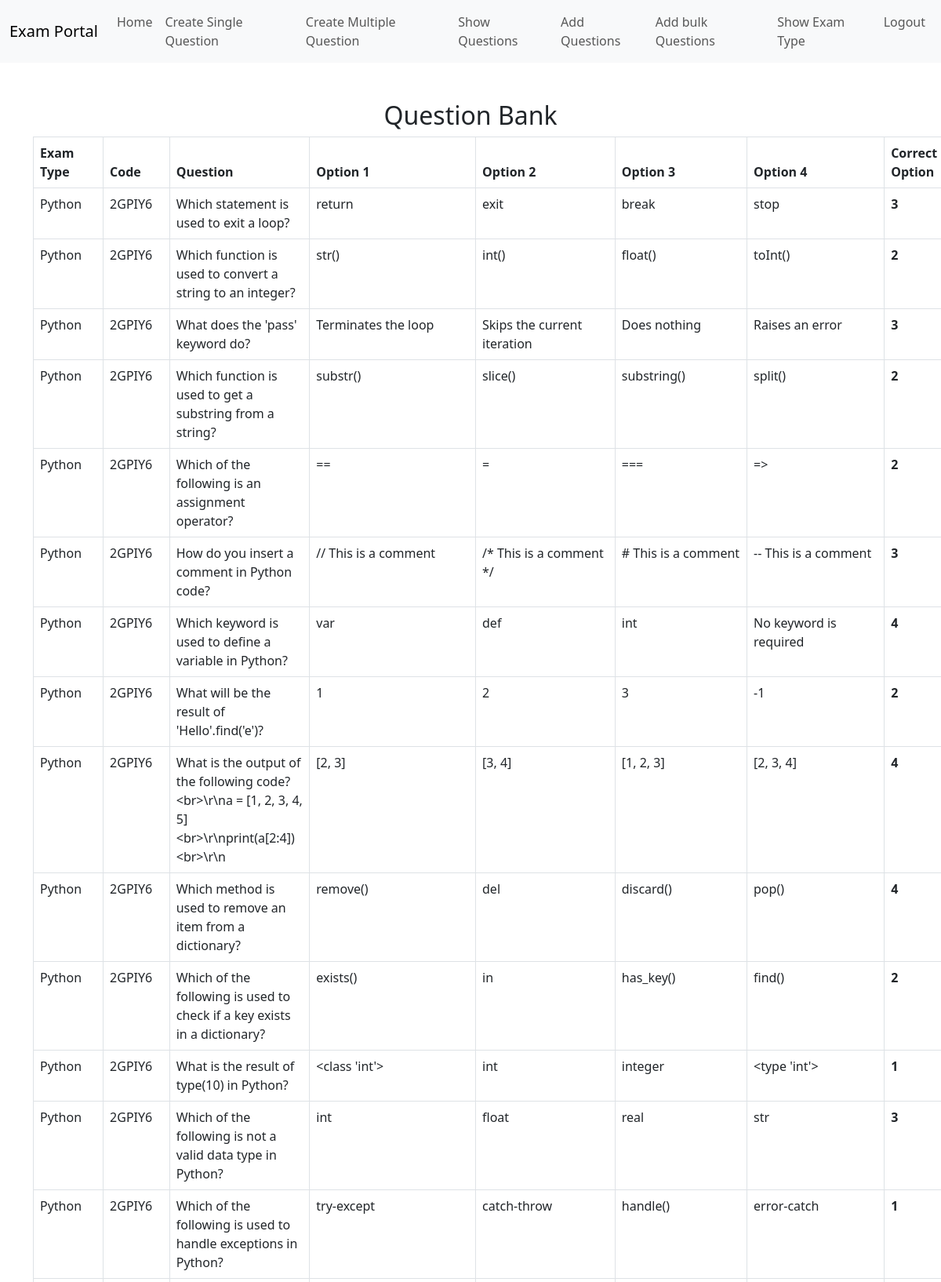
Page /view_question_bank.php (upper part) on the committed database.
### tables this page shows
CREATE TABLE `question_bank` (
  `id` int(11) NOT NULL,
  `question_id` int(9) NOT NULL,
  `exam_type` varchar(50) DEFAULT NULL,
  `code` varchar(6) DEFAULT NULL,
  `question` text DEFAULT NULL,
  `option1` text DEFAULT NULL,
  `option2` text DEFAULT NULL,
  `option3` text DEFAULT NULL,
  `option4` text DEFAULT NULL,
  `correct_option` int(11) DEFAULT NULL
);

### view_question_bank.php (the view, shortened to what this page needs)
<?php
include 'conn.php';
$query = "SELECT * FROM question_bank ORDER BY id DESC";
$result = $conn->query($query);
?>
<!DOCTYPE html>
<html lang="en">
<head>
    <link rel="stylesheet" href="https://cdn.jsdelivr.net/npm/bootstrap@5.3.0/dist/css/bootstrap.min.css">
</head>
<body>
<?php include 'header2.php';?>
    <div class="container mt-5">
        <h2 class="text-center">Question Bank</h2>
        <table class="table table-bordered">
            <thead>
                <tr>
                    <th>Exam Type</th>
                    <th>Code</th>
                    <th>Question</th>
                    <th>Option 1</th>
                    <th>Option 2</th>
                    <th>Option 3</th>
                    <th>Option 4</th>
                    <th>Correct Option</th>
                </tr>
            </thead>
            <tbody>
                <?php while ($row = $result->fetch_assoc()): ?>
                    <tr>
                        <td><?= htmlspecialchars($row['exam_type']); ?></td>
                        <td><?= htmlspecialchars($row['code']); ?></td>
                        <td><?= htmlspecialchars($row['question']); ?></td>
                        <td><?= htmlspecialchars($row['option1']); ?></td>
                        <td><?= htmlspecialchars($row['option2']); ?></td>
                        <td><?= htmlspecialchars($row['option3']); ?></td>
                        <td><?= htmlspecialchars($row['option4']); ?></td>
                        <td><strong><?= $row['correct_option']; ?></strong></td>
                    </tr>
                <?php endwhile; ?>
            </tbody>
        </table>
    </div>
</body>
</html>

### rows in the picture
question_bank: exam_type "Python", code "2GPIY6", question "Which statement is used to exit a loop?", option1 "return", option2 "exit", option3 "break", option4 "stop", correct_option "3"
question_bank: exam_type "Python", code "2GPIY6", question "Which function is used to convert a string to an integer?", option1 "str()", option2 "int()", option3 "float()", option4 "toInt()", correct_option "2"
question_bank: exam_type "Python", code "2GPIY6", question "What does the 'pass' keyword do?", option1 "Terminates the loop", option2 "Skips the current iteration", option3 "Does nothing", option4 "Raises an error", correct_option "3"
question_bank: exam_type "Python", code "2GPIY6", question "Which function is used to get a substring from a string?", option1 "substr()", option2 "slice()", option3 "substring()", option4 "split()", correct_option "2"
question_bank: exam_type "Python", code "2GPIY6", question "Which of the following is an assignment operator?", option1 "==", option2 "=", option3 "===", option4 "=>", correct_option "2"
question_bank: exam_type "Python", code "2GPIY6", question "How do you insert a comment in Python code?", option1 "// This is a comment", option2 "/* This is a comment */", option3 "# This is a comment", option4 "-- This is a comment", correct_option "3"
question_bank: exam_type "Python", code "2GPIY6", question "Which keyword is used to define a variable in Python?", option1 "var", option2 "def", option3 "int", option4 "No keyword is required", correct_option "4"
question_bank: exam_type "Python", code "2GPIY6", question "What will be the result of 'Hello'.find('e')?", option1 "1", option2 "2", option3 "3", option4 "-1", correct_option "2"
question_bank: exam_type "Python", code "2GPIY6", question "What is the output of the following code?<br>\\r\\na = [1, 2, 3, 4, 5]<br>\\r\\nprint(a[2:4])<br>\\r\\n", option1 "[2, 3]", option2 "[3, 4]", option3 "[1, 2, 3]", option4 "[2, 3, 4]", correct_option "4"
question_bank: exam_type "Python", code "2GPIY6", question "Which method is used to remove an item from a dictionary?", option1 "remove()", option2 "del", option3 "discard()", option4 "pop()", correct_option "4"
question_bank: exam_type "Python", code "2GPIY6", question "Which of the following is used to check if a key exists in a dictionary?", option1 "exists()", option2 "in", option3 "has_key()", option4 "find()", correct_option "2"
question_bank: exam_type "Python", code "2GPIY6", question "What is the result of type(10) in Python?", option1 "<class 'int'>", option2 "int", option3 "integer", option4 "<type 'int'>", correct_option "1"
question_bank: exam_type "Python", code "2GPIY6", question "Which of the following is not a valid data type in Python?", option1 "int", option2 "float", option3 "real", option4 "str", correct_option "3"
question_bank: exam_type "Python", code "2GPIY6", question "Which of the following is used to handle exceptions in Python?", option1 "try-except", option2 "catch-throw", option3 "handle()", option4 "error-catch", correct_option "1"
